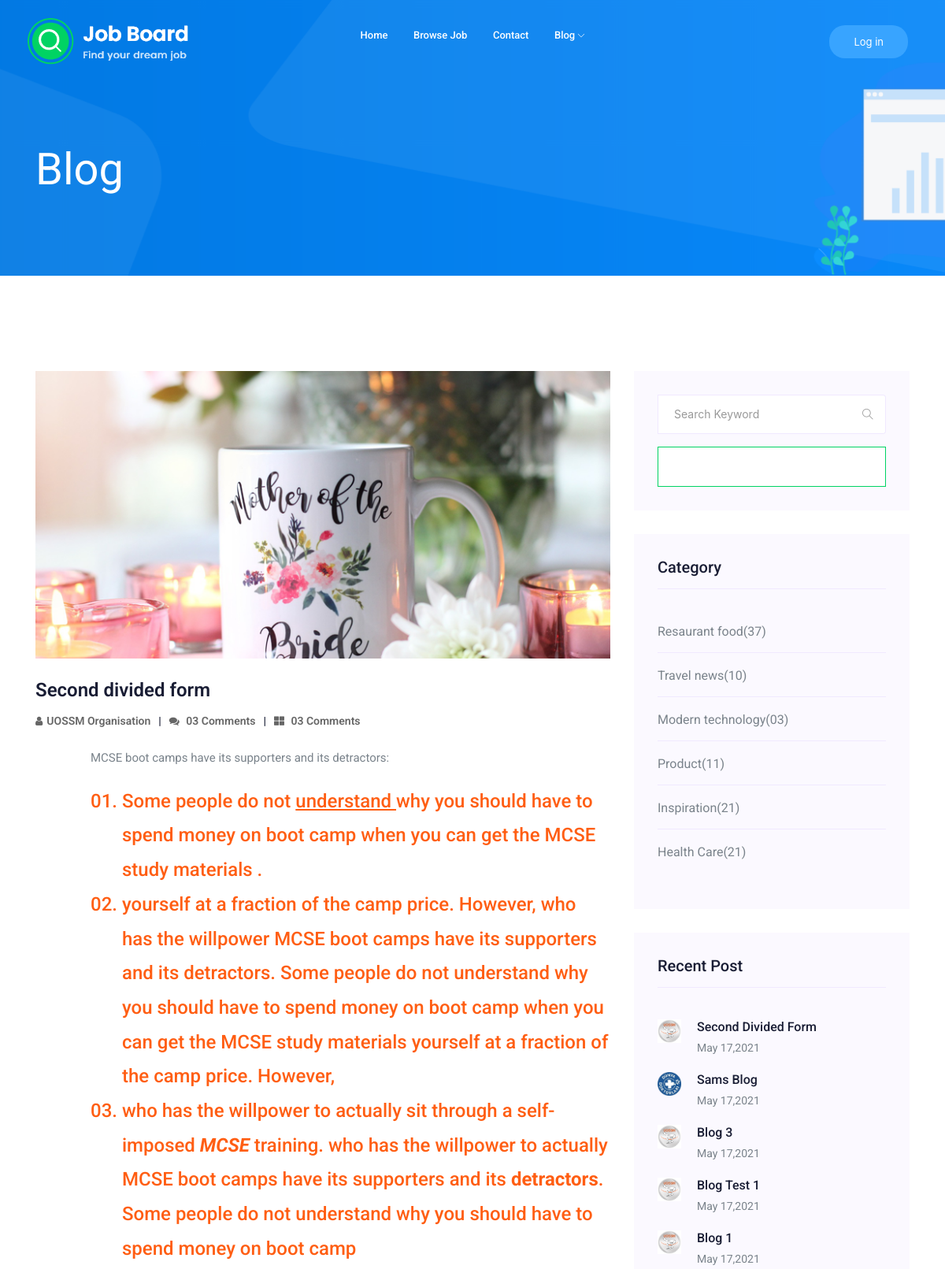
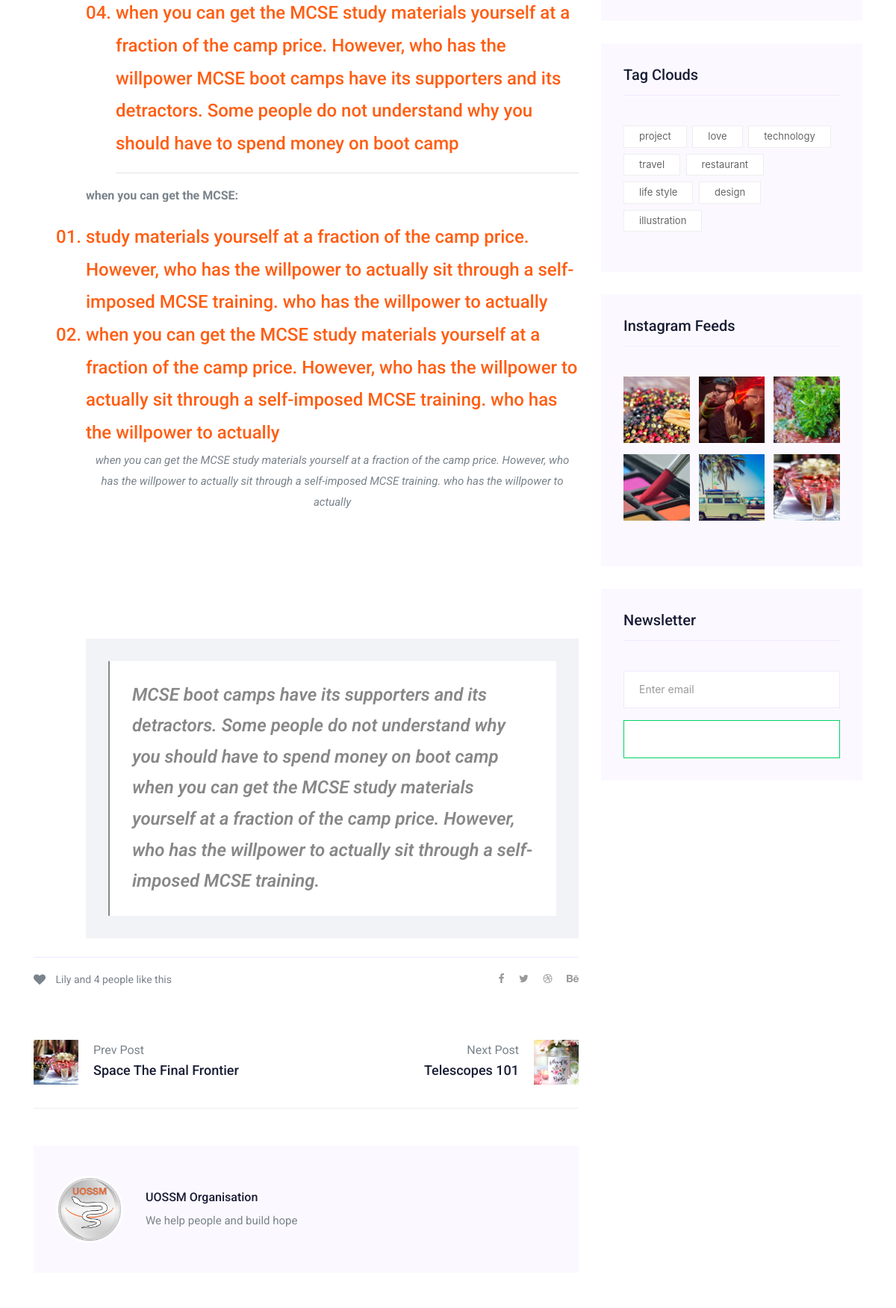
Screenshot of /blog/12/ (upper part) with the database file from the repository (2 pictures, top to bottom).
### blog/models.py (models this page shows, shortened)
class Post(models.Model):
    author = models.ForeignKey(User, on_delete=models.CASCADE)
    title = models.CharField(max_length=100)
    content = RichTextUploadingField(config_name="custom")
    date_posted = models.DateTimeField(default=timezone.now)
    last_update = models.DateTimeField(auto_now=True,null=True)
    image = models.ImageField(upload_to="blog-img/" ,null=True , default="blog-img/blog-def-img.png")
    Hyper_Text= models.TextField(blank=True)
    tags = models.ManyToManyField("Tag")

### accounts/models.py (models this page shows, shortened)
class Organisations(models.Model):
    user = models.OneToOneField(User, on_delete=models.CASCADE)
    About= models.TextField(max_length=1000,null=True)
    Name =  models.CharField(null=True, max_length=50)
    Photo = models.ImageField(upload_to="profile/")
    city_name = models.ForeignKey("city",on_delete=models.CASCADE , null=True)
    Creat_Date = models.DateField()
    Phone_Number =  models.CharField(max_length=15)
    Headquarters = CountryField()
    slugan= models.CharField(null=True, max_length=50)

### blog/views.py (the view)
# urls.py: path('<int:pk>/',views.PostDetailView.as_view() ,name='blog-single'),
class PostDetailView(DetailView):
    model = Post
    template_name = 'blog/single-blog.html'
    def get_context_data(self, **kwargs):
        context = super().get_context_data(**kwargs)
        context['book_list'] = Post.objects.all().order_by('-date_posted')[0:5]
        return context

### blog/templates/blog/single-blog.html (shortened to what this page needs)
{% extends "base.html" %}
{% load static %}
{% load bootstrap4 %}
  {% block body %}
    <div class="bradcam_area bradcam_bg_1">
        <div class="container">
            <div class="row">
                <div class="col-xl-12">
                    <div class="bradcam_text">
                        <h3>blog</h3>
                    </div>
                </div>
            </div>
        </div>
    </div>
   <section class="blog_area single-post-area section-padding">
      <div class="container">
         <div class="row">
            <div class="col-lg-8 posts-list">
               <div class="single-post">
                  <div class="feature-img">
                    {% if object.image %}
                     <img class="img-fluid" src="{{object.image.url}}" alt="">
                     {%endif%}
                  </div>
                  <div class="blog_details">
                     <h2>{{object.title}}
                     <ul class="blog-info-link mt-3 mb-4">
                        <li><a href="#"><i class="fa fa-user"></i>{{object.author.organisations.Name}}</a></li>
                        <li><a href="#"><i class="fa fa-comments"></i> 03 Comments</a></li>
                        <li><a href="#"><i class="fas fa-th-large"></i></i> 03 Comments</a></li>
                     </ul>
                     <p class="excert">
                        <ol class="ordered-list">
                        {{object.content|safe  }}
                     </p>
                     <div class="quote-wrapper">
                        <div class="quotes">
                           {{object.Hyper_Text}}
                        </div>
                     </div>
                  </div>
               </div>
               <div class="navigation-top">
                  <div class="d-sm-flex justify-content-between text-center">
                     <p class="like-info"><span class="align-middle"><i class="fa fa-heart"></i></span> Lily and 4
                        people like this</p>
                     <div class="col-sm-4 text-center my-2 my-sm-0">
                     </div>
                     <ul class="social-icons">
                        <li><a href="#"><i class="fa fa-facebook-f"></i></a></li>
                        <li><a href="#"><i class="fa fa-twitter"></i></a></li>
                        <li><a href="#"><i class="fa fa-dribbble"></i></a></li>
                        <li><a href="#"><i class="fa fa-behance"></i></a></li>
                     </ul>
                  </div>
                  <div class="navigation-area">
                     <div class="row">
                        <div
                           class="col-lg-6 col-md-6 col-12 nav-left flex-row d-flex justify-content-start align-items-center">
                           <div class="thumb">
                              <a href="#">
                                 <img class="img-fluid" src="static/img/post/preview.png" alt="">
                              </a>
                           </div>
                           <div class="arrow">
                              <a href="#">
                              </a>
                           </div>
                           <div class="detials">
                              <p>Prev Post</p>
                              <a href="{% url 'blog:blog-single' post.pk|add:'-1' %}">
                                 <h4>Space The Final Frontier</h4>
                              </a>
                           </div>
                        </div>
                        <div
                           class="col-lg-6 col-md-6 col-12 nav-right flex-row d-flex justify-content-end align-items-center">
                           <div class="detials">
                              <p>Next Post</p>
                              <a href="{% url 'blog:blog-single' post.pk|add:'1' %}">
                                 <h4>Telescopes 101</h4>
                              </a>
                           </div>
                           <div class="arrow">
                              <a href="#">
                              </a>
                           </div>
                           <div class="thumb">
                              <a href="#">
                                 <img class="img-fluid" src="static/img/post/next.png" alt="">
                              </a>
                           </div>
                        </div>
                     </div>
                  </div>
               </div>
               <div class="blog-author">
                  <div class="media align-items-center">
                     <img src="{{object.author.organisations.Photo.url}}" alt="">
                     <div class="media-body">
                        <a href="#">
                           <h4>{{object.author.organisations.Name}}</h4>
                        </a>
                        <p>{{object.author.organisations.slugan}}</p>
                     </div>
                  </div>
               </div>
            </div>
            <div class="col-lg-4">
               <div class="blog_right_sidebar">
                  <aside class="single_sidebar_widget search_widget">
                     <form action="#">
                        <div class="form-group">
                           <div class="input-group mb-3">
                              <input type="text" class="form-control" placeholder='Search Keyword'
                                 onfocus="this.placeholder = ''" onblur="this.placeholder = 'Search Keyword'">
                              <div class="input-group-append">
                                 <button class="btn" type="button"><i class="ti-search"></i></button>
                              </div>
                           </div>
                        </div>
                        <button class="button rounded-0 primary-bg text-white w-100 btn_1 boxed-btn"
                           type="submit">Search</button>
                     </form>
                  </aside>
                  <aside class="single_sidebar_widget post_category_widget">
                     <h4 class="widget_title">Category</h4>
                     <ul class="list cat-list">
                        <li>
                           <a href="#" class="d-flex">
                              <p>Resaurant food</p>
                              <p>(37)</p>
                           </a>
                        </li>
                        <li>
                           <a href="#" class="d-flex">
                              <p>Travel news</p>
                              <p>(10)</p>
                           </a>
                        </li>
                        <li>
                           <a href="#" class="d-flex">
                              <p>Modern technology</p>
                              <p>(03)</p>
                           </a>
                        </li>
                        <li>
                           <a href="#" class="d-flex">
                              <p>Product</p>
                              <p>(11)</p>
                           </a>
                        </li>
                        <li>
                           <a href="#" class="d-flex">
                              <p>Inspiration</p>
                              <p>(21)</p>
                           </a>
                        </li>
                        <li>
                           <a href="#" class="d-flex">
                              <p>Health Care</p>
                              <p>(21)</p>
                           </a>
                        </li>
                     </ul>
                  </aside>
                  <aside class="single_sidebar_widget popular_post_widget">
                     <h3 class="widget_title">Recent Post</h3>
                     {% for book in book_list  %}
                     <div class="media post_item">
                        <img {% ifequal book.author.groups.all.0.name 'Organisations'  %}
                        src="{{book.author.organisations.Photo.url}}"
                        {%else%}
                        src="{{book.author.normal_users.Photo.url}}"
                        {% endifequal %} alt="post" style="max-width:30px;">
                                <div class="media-body">
                                    <a href="{% url 'blog:blog-single' book.pk%}">
                                        <h3>{{book.title|title}}</h3>
                                    </a>
                                    <p>{{book.date_posted| date:"M d,Y"}}</p>
                        </div>
                     </div>
                     {% endfor %}
                  </aside>
                  <aside class="single_sidebar_widget tag_cloud_widget">
                     <h4 class="widget_title">Tag Clouds</h4>
                     <ul class="list">
                        <li>
                           <a href="#">project</a>
                        </li>
                        <li>
                           <a href="#">love</a>
                        </li>
                        <li>
                           <a href="#">technology</a>
                        </li>
                        <li>
                           <a href="#">travel</a>
                        </li>
                        <li>
                           <a href="#">restaurant</a>
                        </li>
                        <li>
                           <a href="#">life style</a>
                        </li>
                        <li>
                           <a href="#">design</a>
                        </li>
                        <li>
                           <a href="#">illustration</a>
                        </li>
                     </ul>
                  </aside>
                  <aside class="single_sidebar_widget instagram_feeds">
                     <h4 class="widget_title">Instagram Feeds</h4>
                     <ul class="instagram_row flex-wrap">
                        <li>
                           <a href="#">
                              <img class="img-fluid" src="img/post/post_5.png" alt="">
                           </a>
                        </li>
                        <li>
                           <a href="#">
                              <img class="img-fluid" src="img/post/post_6.png" alt="">
                           </a>
                        </li>
                        <li>
                           <a href="#">
                              <img class="img-fluid" src="img/post/post_7.png" alt="">
                           </a>
                        </li>
                        <li>
                           <a href="#">
                              <img class="img-fluid" src="img/post/post_8.png" alt="">
                           </a>
                        </li>
                        <li>
                           <a href="#">
                              <img class="img-fluid" src="img/post/post_9.png" alt="">
                           </a>
                        </li>
                        <li>
                           <a href="#">
                              <img class="img-fluid" src="img/post/post_10.png" alt="">
                           </a>
                        </li>
                     </ul>
                  </aside>
                  <aside class="single_sidebar_widget newsletter_widget">
                     <h4 class="widget_title">Newsletter</h4>
                     <form action="#">
                        <div class="form-group">
                           <input type="email" class="form-control" onfocus="this.placeholder = ''"
                              onblur="this.placeholder = 'Enter email'" placeholder='Enter email' required>
                        </div>
                        <button class="button rounded-0 primary-bg text-white w-100 btn_1 boxed-btn"
                           type="submit">Subscribe</button>
                     </form>
                  </aside>
               </div>
            </div>
         </div>
      </div>
   </section>
  {% endblock body %}

### rows the page displays
Post: image (picture), title "Second divided form", author.organisations.Name "UOSSM Organisation", content "MCSE boot camps have its supporters and its detractors: Some people do not understand why you should have to spend money on boot camp when you can get the MCSE study materials . yourself at a fraction of the camp price. However, who has the willpower MCSE boot camps have its supporters and its detractors. Some people do not understand why you should have to spend money on boot camp when you can get the MCSE study materials yourself at a fraction of the camp price. However, who has the willpower to actually sit through a self-imposed MCSE training. who has the willpower to actually MCSE boot camps have its supporters and its detractors . Some people do not understand why you should have to…", Hyper_Text "MCSE boot camps have its supporters and its detractors. Some people do not understand why you should have to spend money on boot camp when you can get the MCSE study materials yourself at a fraction of the camp price. However, who has the willpower to actually sit through a self-imposed MCSE training.", author.organisations.Photo (picture), author.organisations.slugan "We help people and build hope", title "Second Divided Form", date_posted "May 17,2021"
Post: author.organisations.Photo (picture), title "Sams Blog", date_posted "May 17,2021"
Post: author.organisations.Photo (picture), title "Blog 3", date_posted "May 17,2021"
Post: author.organisations.Photo (picture), title "Blog Test 1", date_posted "May 17,2021"
Post: author.organisations.Photo (picture), title "Blog 1", date_posted "May 17,2021"
